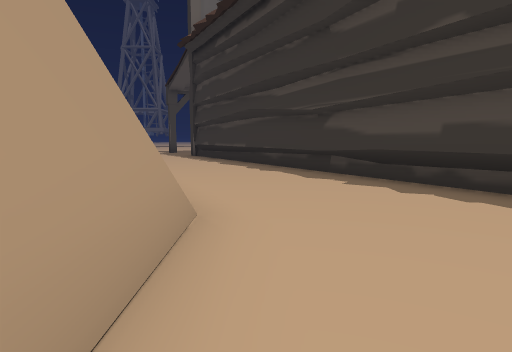
view 1 (above)

21 first-person views from a walk through a scene from a Unity 3-D project. The camera is 1.4 m above the floor, tilts 6° down and sees 75° across. The floor is counted in squares, 2 m on a side. Each view is taken from the middle of a square. On the plan, view 1 faces up. The plan holds only what a view shows up to about 10 squares ahead; the rest is blank. The place goes on beyond the plan.

view 2
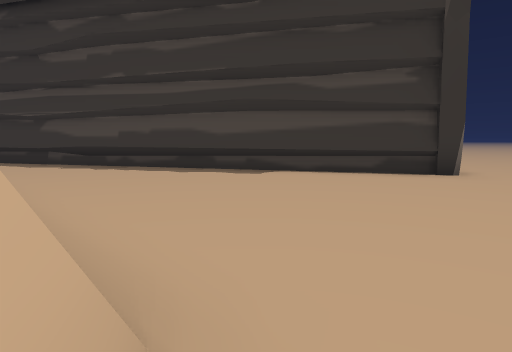

view 3
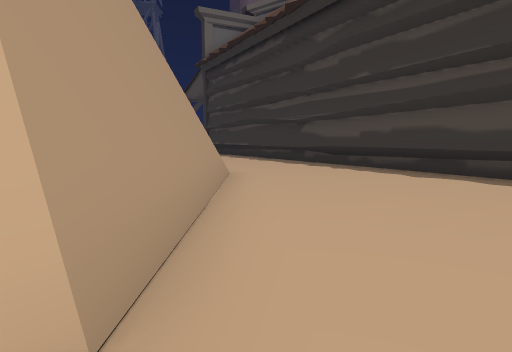

view 4
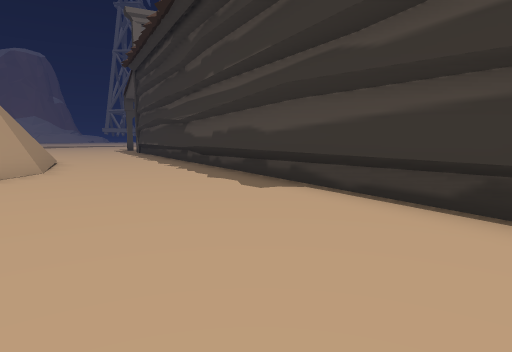

view 5
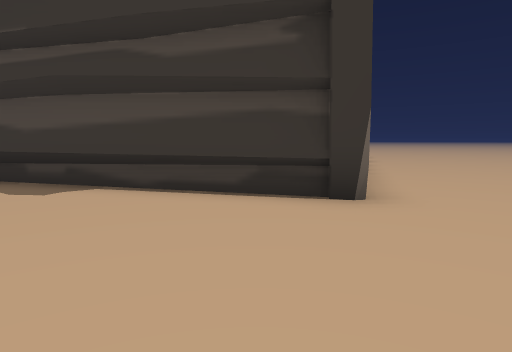

view 6
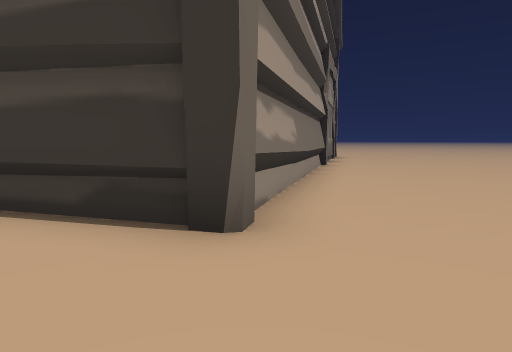

view 7
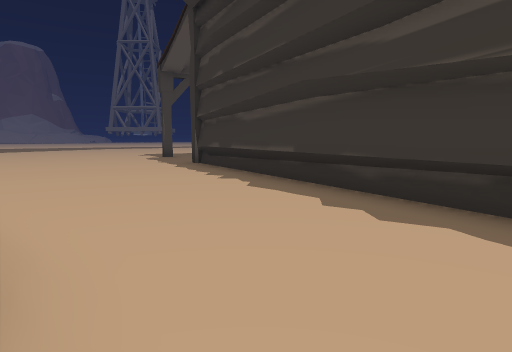

view 8
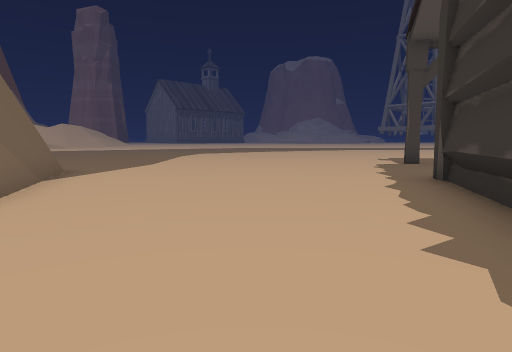

view 9
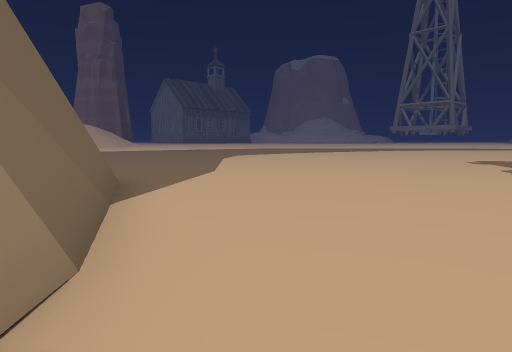

view 10
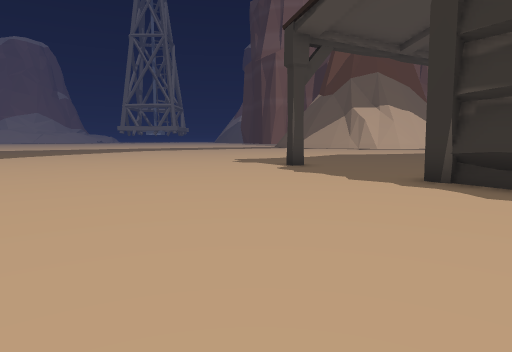

view 11
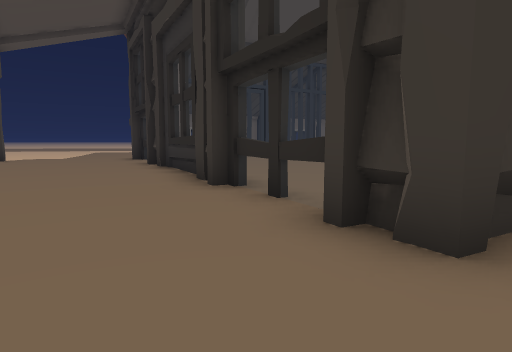

view 12
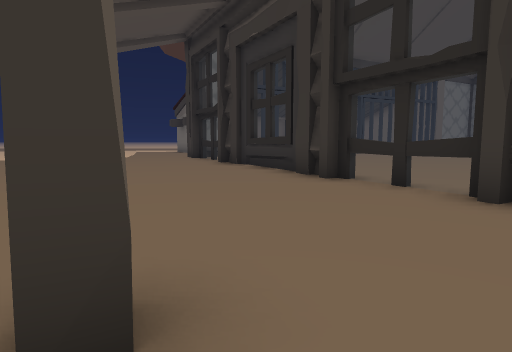

view 13
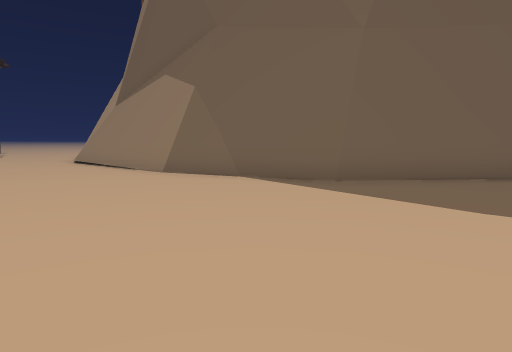

view 14
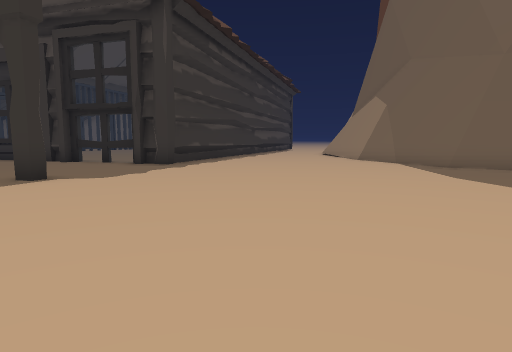

view 15
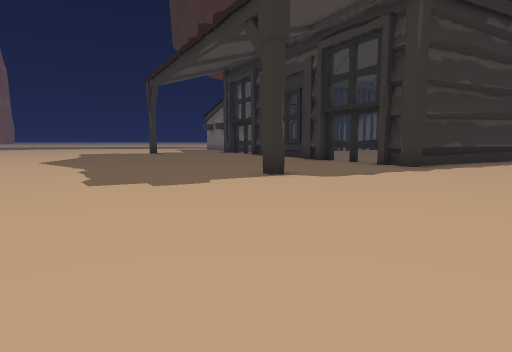

view 16
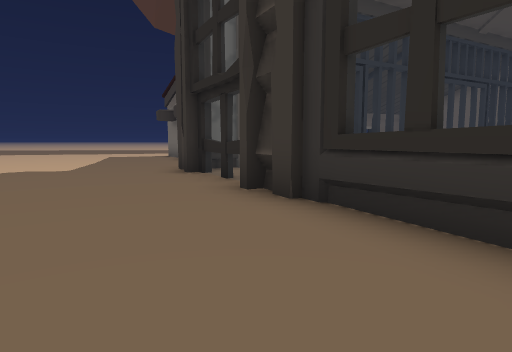

view 17
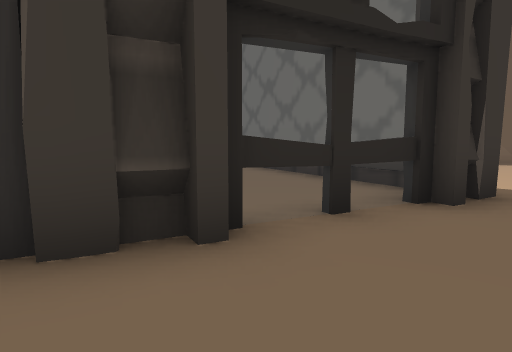

view 18
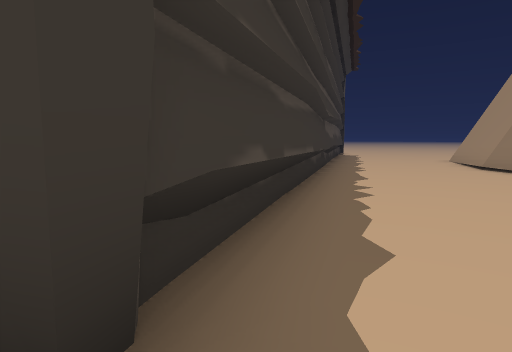

view 19
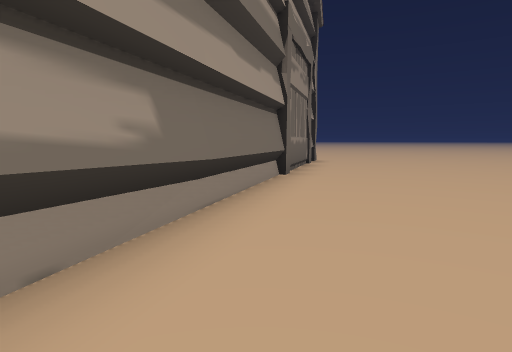

view 20
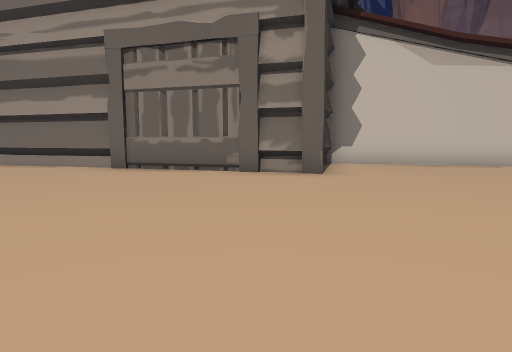

view 21
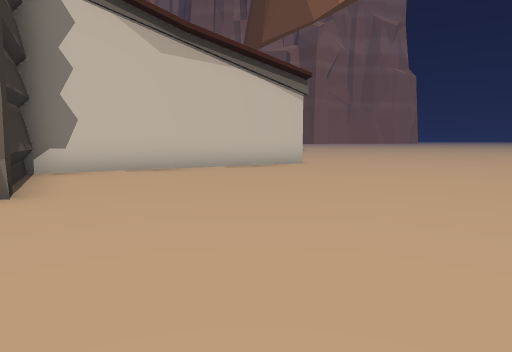

### Floor plan
Key: @ floor where view 1 was taken; # wall or solid block; . floor; = window, fence, low wall or low ledge.
Columns run from 12 left of view 1 to 28 right of it. Each row starts with its distance up from view 1.
 21 ...................##
 20 .......#.........#=..#
 19 ...............##
 18 .............##
 17 ............##....
 16  ........##=......
 15 ..........#.......
 14 ..........# .....
 13 ...........#.  ..
 12 ...........##
 11 ####........#
 10 ######......##                  ###......
  9      ##......#                ###........
  8       ###....##             ###.........
  7         ##....#             #..........
  6          ##....#            ##.........
  5           #....#             #........
  4           ##....#           ###......
  3            #....#          ##........
  2            #.....#       ##.........
  1            #.....##    ##..........
  0            #@.....#  ###...........
 -1            #......####.............
 -2            #.......#...............
 -3            #................
 -4            ...........

Where each view was taken, in squares from view 1:
view 1: 0 up, 0 right, facing up
view 2: 4 down, 1 left, facing up-right
view 3: 4 down, 0 right, facing up
view 4: 4 down, 4 right, facing up
view 5: 4 down, 3 right, facing up-right
view 6: 4 down, 5 right, facing up-right
view 7: 5 up, 1 left, facing up
view 8: 9 up, 1 left, facing up-left
view 9: 9 up, 4 left, facing up-left
view 10: 10 up, 6 left, facing up
view 11: 17 up, 5 left, facing right
view 12: 19 up, 6 left, facing right
view 13: 17 up, 8 left, facing down
view 14: 21 up, 12 left, facing down-right
view 15: 20 up, 12 left, facing right
view 16: 20 up, 0 right, facing right
view 17: 20 up, 0 right, facing down
view 18: 16 up, 4 left, facing down-right
view 19: 3 down, 8 right, facing up-right
view 20: 2 down, 22 right, facing up-left
view 21: 0 up, 21 right, facing up
